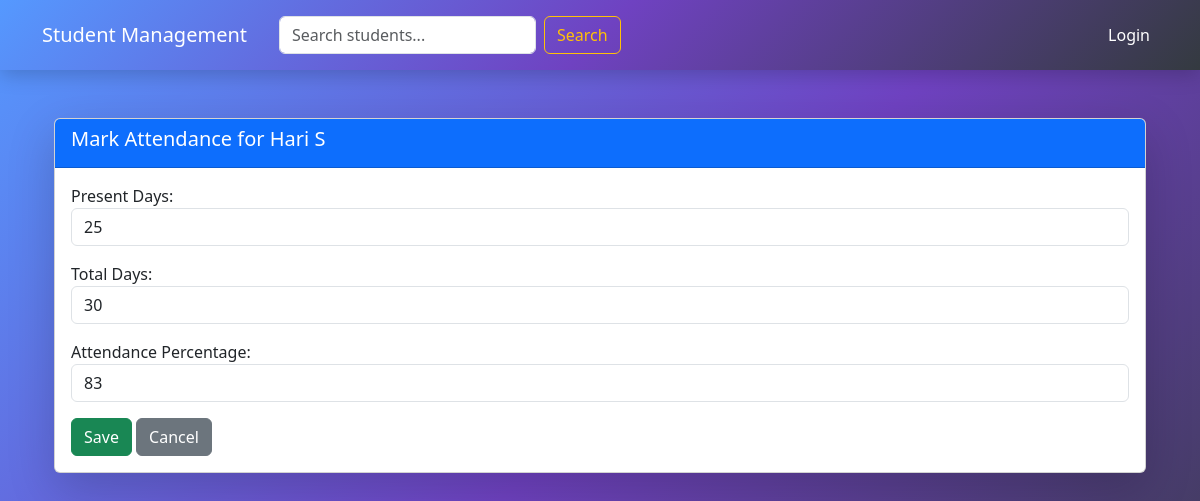
Screenshot of /base/student/1/attendance/ with the database file from the repository.
### base/models.py (models this page shows, shortened)
class Student(models.Model):
    CLASSROOM_CHOICES = [
        ('A', 'Classroom A'),
        ('B', 'Classroom B'),
        ('C', 'Classroom C'),
    ]
    first_name = models.CharField(max_length=100, default="Unknown")
    last_name = models.CharField(max_length=100, default="Unknown")
    email = models.EmailField(unique=True)
    dob = models.DateField(null=True, blank=True)
    classroom = models.ForeignKey(Classroom, on_delete=models.SET_NULL, null=True, blank=True)
    teacher = models.ForeignKey(Teacher, on_delete=models.SET_NULL, null=True, blank=True)
    present_days = models.IntegerField(default=0)
    total_days = models.IntegerField(default=0)
    attendance_percentage = models.FloatField(default=0.0)
    @property
    def attendance_percentage(self):
        if self.total_days == 0:
            return 0
        return (self.present_days / self.total_days) * 100

### base/views.py (the view, shortened to what this page needs)
# urls.py: path('student/<int:pk>/attendance/', views.mark_attendance, name='mark_attendance'),
def mark_attendance(request, pk):
    student = Student.objects.get(pk=pk)
    error = None
    return render(request, 'base/mark_attendance.html', {'student': student, 'error': error})

### base/templates/base/mark_attendance.html (shortened to what this page needs)
{% extends 'base/base.html' %}
{% block content %}
<div class="container mt-5">
    <div class="card shadow-lg">
        <div class="card-header bg-primary text-white">
            <h5>Mark Attendance for {{ student.first_name }} {{ student.last_name }}</h5>
        </div>
        <div class="card-body">
            <form method="POST">
                <div class="mb-3">
                    <label>Present Days:</label>
                    <input type="number" name="present_days" class="form-control" value="{{ student.present_days }}">
                </div>
                <div class="mb-3">
                    <label>Total Days:</label>
                    <input type="number" name="total_days" class="form-control" value="{{ student.total_days }}">
                </div>
                <div class="mb-3">
                    <label>Attendance Percentage:</label>
                    <input type="number" name="attendance" class="form-control" required value="{{ student.attendance_percentage|floatformat:0 }}">
                </div>
                <button type="submit" class="btn btn-success">Save</button>
                <a href="{% url 'student_list' %}" class="btn btn-secondary">Cancel</a>
            </form>
        </div>
    </div>
</div>
{% endblock %}

### base/templates/base/base.html (style rules this page uses)
html, body { height: 100%; margin: 0; padding: 0; }
body { background: linear-gradient(135deg, #5599ff 0%, #6f42c1 50%, #343a40 100%); font-family: 'Segoe UI', sans-serif; background-attachment: fixed; background-repeat: no-repeat; background-size: cover; }

### rows the page displays
Student: first_name "Hari", last_name "S", present_days "25", total_days "30", attendance "83"
